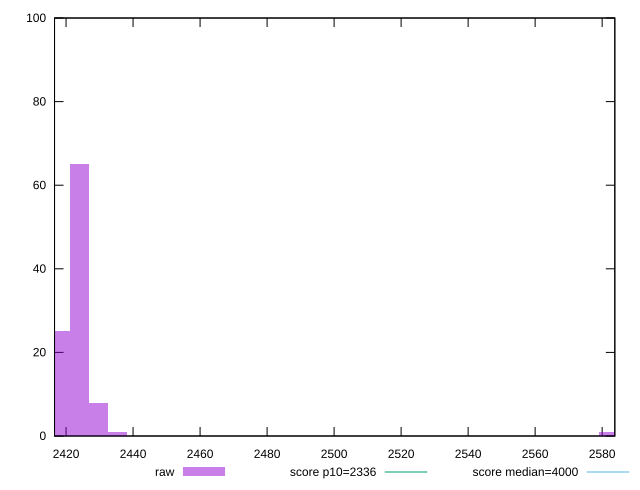

Reproduce this figure in gnuplot.
reset

$raw <<EOF
2581.942325759055 1
2424.0943233109033 65
2429.731751969766 8
2418.456894652041 25
2435.369180628629 1
EOF

set key outside below
set boxwidth 5.637428658862566
set xrange [2416.561:2583.7829999999994]
set yrange [0:100]
set trange [0:100]
set style fill transparent solid 0.5 noborder

set parametric
set terminal svg size 640, 490 enhanced background rgb 'white'
set output "reports/report_00032_2021-02-25T10-28-15.087Z/first-contentful-paint/samples/astro/raw/histogram.svg"

plot $raw title "raw" with boxes, \
     2336,t title "score p10=2336", \
     4000,t title "score median=4000"

reset
